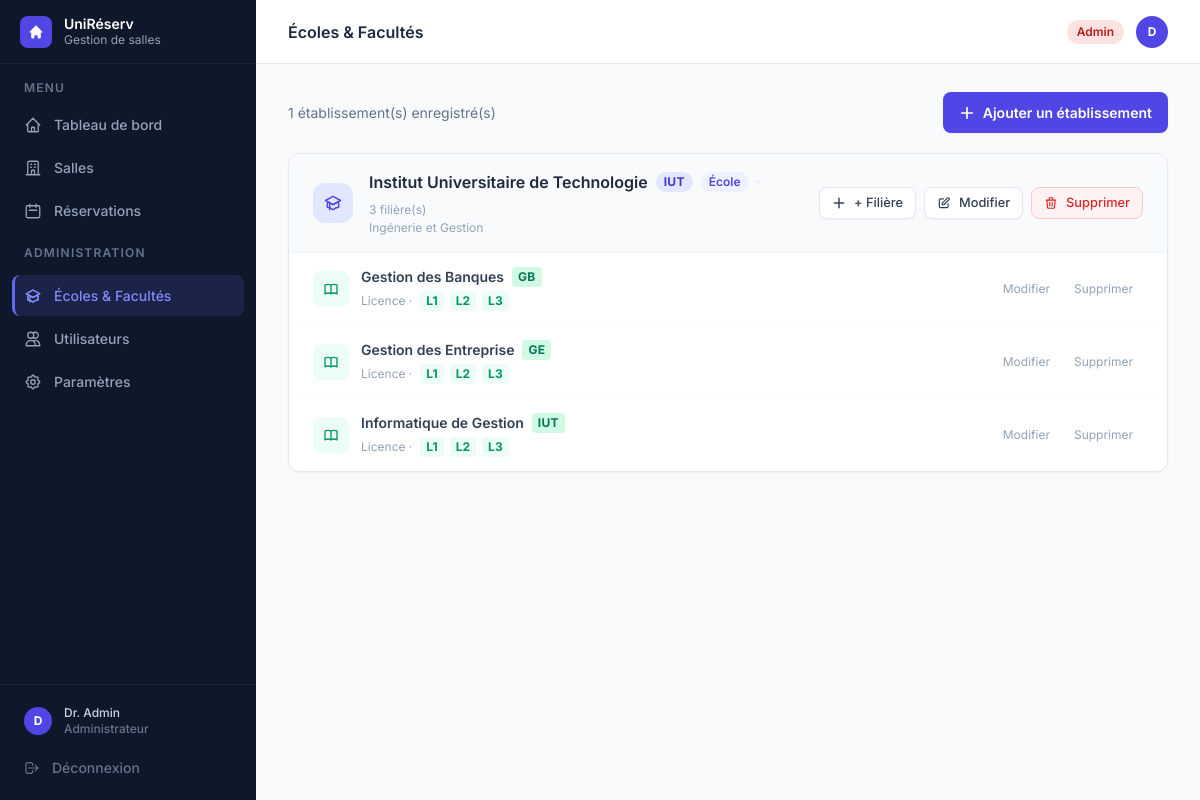
Before: /ecoles (signed in) with the older database file.
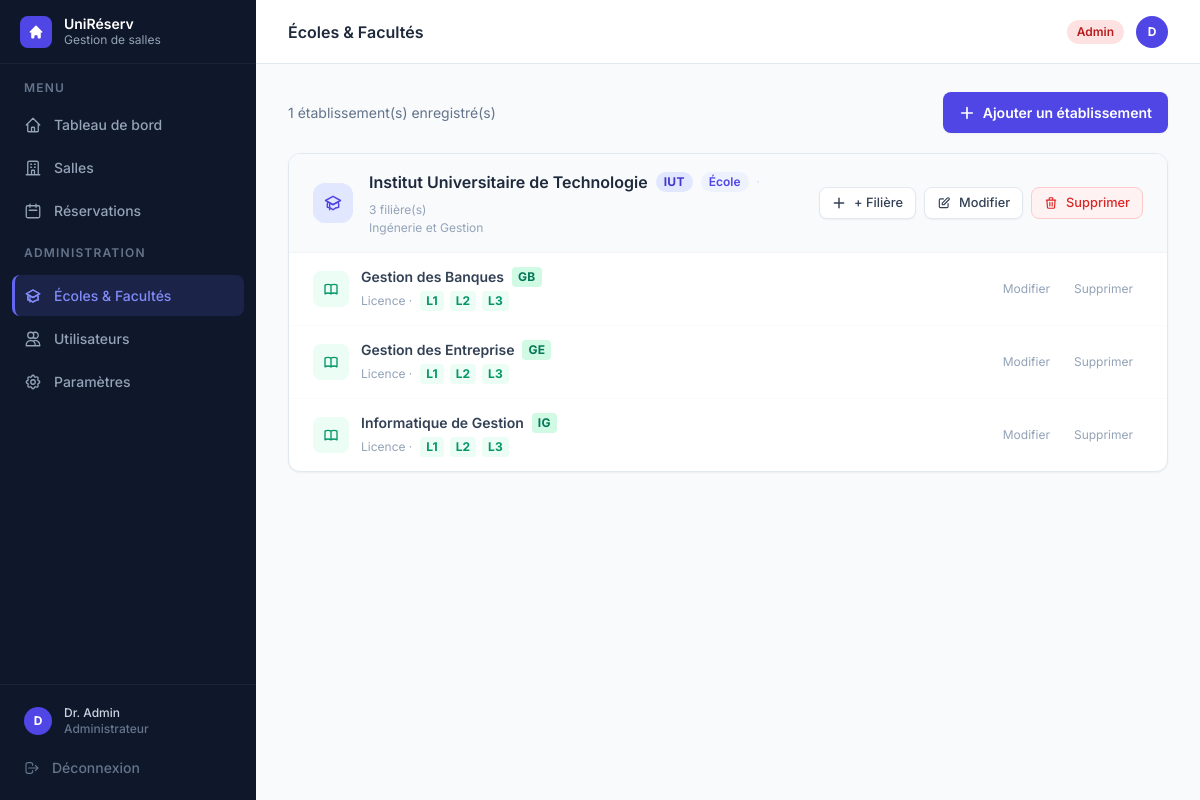
After: the same page with the newer database file.
### tables this page shows
CREATE TABLE ecoles (
            id          INTEGER PRIMARY KEY AUTOINCREMENT,
            nom         TEXT    NOT NULL UNIQUE,
            type        TEXT    NOT NULL DEFAULT 'ecole',
            description TEXT    NOT NULL DEFAULT ''
        , abreviation TEXT NOT NULL DEFAULT '');

CREATE TABLE unites_formation (
            id       INTEGER PRIMARY KEY AUTOINCREMENT,
            nom      TEXT    NOT NULL,
            niveau   TEXT    NOT NULL,
            ecole_id INTEGER NOT NULL, abreviation TEXT NOT NULL DEFAULT '',
            FOREIGN KEY (ecole_id) REFERENCES ecoles(id) ON DELETE CASCADE
        );

### app.py (the view)
@app.route("/ecoles")
@login_required
@admin_required
def ecoles():
    bd = get_bd()
    toutes_ecoles = bd.charger_toutes_ecoles()
    toutes_unites = bd.charger_toutes_unites()
    filieres_par_ecole = {}
    for e in toutes_ecoles:
        groupes = {}
        for u in toutes_unites:
            if u.ecole_id != e.id:
                continue
            if u.nom not in groupes:
                groupes[u.nom] = {"nom": u.nom, "abreviation": u.abreviation, "niveaux": []}
            groupes[u.nom]["niveaux"].append(u.niveau)
        for g in groupes.values():
            g["niveaux"].sort()
            g["cycle"] = "Licence" if g["niveaux"][0].startswith("L") else "Master"
        filieres_par_ecole[e.id] = sorted(groupes.values(), key=lambda f: f["nom"])
    return render_template("ecoles.html", active="ecoles",
                           ecoles=toutes_ecoles, filieres_par_ecole=filieres_par_ecole)

### templates/ecoles.html (shortened to what this page needs)
{% extends "base.html" %}
{% block heading %}Écoles & Facultés{% endblock %}
{% block content %}
<div class="space-y-5">
  <div class="flex items-center justify-between">
    <p class="text-slate-500 text-sm">{{ ecoles|length }} établissement(s) enregistré(s)</p>
    <a href="{{ url_for('ecoles_ajouter') }}" class="btn-primary">
      <svg class="w-4 h-4" fill="none" stroke="currentColor" stroke-width="2.5" viewBox="0 0 24 24">
        <path stroke-linecap="round" stroke-linejoin="round" d="M12 4v16m8-8H4"/>
      </svg>
      Ajouter un établissement
    </a>
  </div>
  {% if ecoles %}
  <div class="space-y-4">
    {% for e in ecoles %}
    {% set filieres = filieres_par_ecole.get(e.id, []) %}
    <div class="bg-white rounded-xl border border-slate-200 shadow-sm overflow-hidden">
      <div class="px-6 py-4 border-b border-slate-100 bg-slate-50 flex items-center justify-between gap-4">
        <div class="flex items-center gap-4 min-w-0">
          <div class="w-10 h-10 rounded-xl flex items-center justify-center shrink-0
            {% if e.type == 'faculte' %}bg-violet-100{% else %}bg-indigo-100{% endif %}">
            <svg style="width:20px;height:20px" fill="none" stroke="currentColor" stroke-width="1.75" viewBox="0 0 24 24"
              class="{% if e.type == 'faculte' %}text-violet-600{% else %}text-indigo-600{% endif %}">
              <path stroke-linecap="round" stroke-linejoin="round" d="M12 14l9-5-9-5-9 5 9 5z"/>
              <path stroke-linecap="round" stroke-linejoin="round" d="M12 14l6.16-3.422a12.083 12.083 0 01.665 6.479A11.952 11.952 0 0012 20.055a11.952 11.952 0 00-6.824-2.998 12.078 12.078 0 01.665-6.479L12 14zm-4 6v-7.5"/>
            </svg>
          </div>
          <div class="min-w-0">
            <div class="flex items-center gap-2 flex-wrap">
              <p class="font-semibold text-slate-800">{{ e.nom }}</p>
              {% if e.abreviation %}
                <span class="px-2 py-0.5 rounded-full text-xs font-bold tracking-wide
                  {% if e.type == 'faculte' %}bg-violet-100 text-violet-700{% else %}bg-indigo-100 text-indigo-700{% endif %}">
                  {{ e.abreviation }}
                </span>
              {% endif %}
              {% if e.type == 'faculte' %}
                <span class="px-2 py-0.5 rounded-full text-xs font-semibold bg-violet-50 text-violet-600">Faculté</span>
              {% else %}
                <span class="px-2 py-0.5 rounded-full text-xs font-semibold bg-indigo-50 text-indigo-600">École</span>
              {% endif %}
              <span class="text-slate-300 text-xs">·</span>
              <span class="text-slate-400 text-xs">{{ filieres|length }} filière(s)</span>
            </div>
            {% if e.description %}
            <p class="text-xs text-slate-400 mt-0.5 truncate">{{ e.description }}</p>
            {% endif %}
          </div>
        </div>
        <div class="flex items-center gap-2 shrink-0">
          <a href="{{ url_for('unites_ajouter', ecole_id=e.id) }}" class="btn-secondary" style="font-size:0.8rem;padding:0.35rem 0.75rem">
            <svg class="w-3.5 h-3.5" fill="none" stroke="currentColor" stroke-width="2.5" viewBox="0 0 24 24"><path stroke-linecap="round" stroke-linejoin="round" d="M12 4v16m8-8H4"/></svg>
            + Filière
          </a>
          <a href="{{ url_for('ecoles_modifier', ecole_id=e.id) }}" class="btn-secondary" style="font-size:0.8rem;padding:0.35rem 0.75rem">
            <svg class="w-3.5 h-3.5" fill="none" stroke="currentColor" stroke-width="2" viewBox="0 0 24 24"><path stroke-linecap="round" stroke-linejoin="round" d="M11 5H6a2 2 0 00-2 2v11a2 2 0 002 2h11a2 2 0 002-2v-5m-1.414-9.414a2 2 0 112.828 2.828L11.828 15H9v-2.828l8.586-8.586z"/></svg>
            Modifier
          </a>
          <form method="POST" action="{{ url_for('ecoles_supprimer', ecole_id=e.id) }}"
                onsubmit="return confirm('Supprimer « {{ e.nom }} » et toutes ses unités ?')">
            <button type="submit" class="btn-danger" style="font-size:0.8rem;padding:0.35rem 0.75rem">
              <svg class="w-3.5 h-3.5" fill="none" stroke="currentColor" stroke-width="2" viewBox="0 0 24 24"><path stroke-linecap="round" stroke-linejoin="round" d="M19 7l-.867 12.142A2 2 0 0116.138 21H7.862a2 2 0 01-1.995-1.858L5 7m5 4v6m4-6v6m1-10V4a1 1 0 00-1-1h-4a1 1 0 00-1 1v3M4 7h16"/></svg>
              Supprimer
            </button>
          </form>
        </div>
      </div>
      <div class="divide-y divide-slate-50">
        {% if filieres %}
          {% for f in filieres %}
          <div class="px-6 py-3.5 flex items-center justify-between gap-4">
            <div class="flex items-center gap-3 min-w-0">
              <div class="w-9 h-9 rounded-lg flex items-center justify-center shrink-0
                {% if f.cycle == 'Licence' %}bg-emerald-50{% else %}bg-amber-50{% endif %}">
                <svg style="width:16px;height:16px" fill="none" stroke="currentColor" stroke-width="2" viewBox="0 0 24 24"
                  class="{% if f.cycle == 'Licence' %}text-emerald-600{% else %}text-amber-600{% endif %}">
                  <path stroke-linecap="round" stroke-linejoin="round" d="M12 6.253v13m0-13C10.832 5.477 9.246 5 7.5 5S4.168 5.477 3 6.253v13C4.168 18.477 5.754 18 7.5 18s3.332.477 4.5 1.253m0-13C13.168 5.477 14.754 5 16.5 5c1.747 0 3.332.477 4.5 1.253v13C19.832 18.477 18.247 18 16.5 18c-1.746 0-3.332.477-4.5 1.253"/>
                </svg>
              </div>
              <div class="min-w-0">
                <div class="flex items-center gap-2 flex-wrap">
                  <p class="text-sm font-semibold text-slate-700">{{ f.nom }}</p>
                  {% if f.abreviation %}
                    <span class="px-1.5 py-0.5 rounded text-xs font-bold tracking-wide
                      {% if f.cycle == 'Licence' %}bg-emerald-100 text-emerald-700{% else %}bg-amber-100 text-amber-700{% endif %}">
                      {{ f.abreviation }}
                    </span>
                  {% endif %}
                </div>
                <div class="flex items-center gap-1.5 mt-1 flex-wrap">
                  <span class="text-xs text-slate-400 mr-0.5">{{ f.cycle }} ·</span>
                  {% for niv in f.niveaux %}
                    <span class="px-1.5 py-0.5 rounded text-xs font-bold
                      {% if niv.startswith('L') %}bg-emerald-50 text-emerald-600{% else %}bg-amber-50 text-amber-600{% endif %}">
                      {{ niv }}
                    </span>
                  {% endfor %}
                </div>
              </div>
            </div>
            <div class="flex items-center gap-1 shrink-0">
              <a href="{{ url_for('filieres_modifier', ecole_id=e.id, nom=f.nom) }}"
                 class="text-xs text-slate-400 hover:text-indigo-600 transition px-2.5 py-1.5 rounded-lg hover:bg-indigo-50">
                Modifier
              </a>
              <form method="POST" action="{{ url_for('filieres_supprimer', ecole_id=e.id) }}"
                    onsubmit="return confirm('Supprimer la filière « {{ f.nom }} » et tous ses niveaux ?')">
                <button type="submit"
                  class="text-xs text-slate-400 hover:text-red-600 transition px-2.5 py-1.5 rounded-lg hover:bg-red-50">
                  Supprimer
                </button>
              </form>
            </div>
          </div>
          {% endfor %}
        {% else %}
          <div class="px-6 py-6 flex items-center justify-between">
            <p class="text-sm text-slate-400 italic">Aucune filière pour l'instant.</p>
            <a href="{{ url_for('unites_ajouter', ecole_id=e.id) }}"
               class="text-sm text-indigo-600 hover:text-indigo-800 font-medium transition">+ Ajouter une filière</a>
          </div>
        {% endif %}
      </div>
    </div>
    {% endfor %}
  </div>
  {% endif %}
</div>
{% endblock %}

### templates/base.html (shortened to what this page needs)
<!DOCTYPE html>
<html lang="fr" class="h-full">
<head>
  <script src="https://cdn.tailwindcss.com"></script>
</head>
<body class="h-full bg-slate-50 flex" style="font-family:'Inter',sans-serif">
  <aside class="w-64 bg-slate-900 flex flex-col fixed inset-y-0 left-0 z-30" style="background:linear-gradient(180deg,#0f172a 0%,#0f172a 100%)">
    <div class="h-16 flex items-center gap-3 px-5 border-b border-white/5">
      <div class="w-8 h-8 rounded-lg bg-indigo-600 flex items-center justify-center shrink-0">
        <svg class="w-4 h-4 text-white" fill="currentColor" viewBox="0 0 20 20">
          <path d="M10.707 2.293a1 1 0 00-1.414 0l-7 7a1 1 0 001.414 1.414L4 10.414V17a1 1 0 001 1h2a1 1 0 001-1v-2a1 1 0 011-1h2a1 1 0 011 1v2a1 1 0 001 1h2a1 1 0 001-1v-6.586l.293.293a1 1 0 001.414-1.414l-7-7z"/>
        </svg>
      </div>
      <div>
        <p class="text-white font-semibold text-sm leading-tight">UniRéserv</p>
        <p class="text-slate-400 text-xs">Gestion de salles</p>
      </div>
    </div>
    <nav class="flex-1 px-3 py-4 space-y-0.5 overflow-y-auto">
      <p class="text-slate-500 text-xs font-semibold uppercase tracking-widest px-3 mb-2">Menu</p>
      <a href="{{ url_for('dashboard') }}" class="nav-item {% if active=='dashboard' %}nav-item-active{% else %}nav-item-inactive{% endif %}">
        Tableau de bord
      </a>
      <a href="{{ url_for('salles') }}" class="nav-item {% if active=='salles' %}nav-item-active{% else %}nav-item-inactive{% endif %}">
        <svg style="width:18px;height:18px" fill="none" stroke="currentColor" stroke-width="1.75" viewBox="0 0 24 24">
          <path stroke-linecap="round" stroke-linejoin="round" d="M19 21V5a2 2 0 00-2-2H7a2 2 0 00-2 2v16m14 0h2m-2 0h-5m-9 0H3m2 0h5M9 7h1m-1 4h1m4-4h1m-1 4h1m-5 10v-5a1 1 0 011-1h2a1 1 0 011 1v5m-4 0h4"/>
        </svg>
        Salles
      </a>
      <a href="{{ url_for('reservations') }}" class="nav-item {% if active=='reservations' %}nav-item-active{% else %}nav-item-inactive{% endif %}">
        <svg style="width:18px;height:18px" fill="none" stroke="currentColor" stroke-width="1.75" viewBox="0 0 24 24">
          <path stroke-linecap="round" stroke-linejoin="round" d="M8 7V3m8 4V3m-9 8h10M5 21h14a2 2 0 002-2V7a2 2 0 00-2-2H5a2 2 0 00-2 2v12a2 2 0 002 2z"/>
        </svg>
        Réservations
      </a>
      {% if session.user_role == 'admin' %}
      <div class="pt-3 pb-1">
        <p class="text-slate-500 text-xs font-semibold uppercase tracking-widest px-3 mb-2">Administration</p>
      </div>
      <a href="{{ url_for('ecoles') }}" class="nav-item {% if active=='ecoles' %}nav-item-active{% else %}nav-item-inactive{% endif %}">
        Écoles & Facultés
      </a>
      <a href="{{ url_for('utilisateurs') }}" class="nav-item {% if active=='utilisateurs' %}nav-item-active{% else %}nav-item-inactive{% endif %}">
        <svg style="width:18px;height:18px" fill="none" stroke="currentColor" stroke-width="1.75" viewBox="0 0 24 24">
          <path stroke-linecap="round" stroke-linejoin="round" d="M12 4.354a4 4 0 110 5.292M15 21H3v-1a6 6 0 0112 0v1zm0 0h6v-1a6 6 0 00-9-5.197M13 7a4 4 0 11-8 0 4 4 0 018 0z"/>
        </svg>
        Utilisateurs
      </a>
      <a href="{{ url_for('parametres') }}" class="nav-item {% if active=='parametres' %}nav-item-active{% else %}nav-item-inactive{% endif %}">
        Paramètres
      </a>
      {% endif %}
    </nav>
    <div class="border-t border-white/5 p-3 space-y-0.5">
      <a href="{{ url_for('profil') }}" class="nav-item {% if active=='profil' %}nav-item-active{% else %}nav-item-inactive{% endif %} !py-2">
        <div class="w-7 h-7 rounded-full bg-indigo-600 flex items-center justify-center text-white text-xs font-bold shrink-0">
          {{ session.user_nom[0].upper() if session.user_nom else '?' }}
        </div>
        <div class="flex-1 min-w-0">
          <p class="text-slate-300 text-xs font-medium truncate">{{ session.user_nom }}</p>
          <p class="text-slate-500 text-xs truncate">
            {% if session.user_role == 'admin' %}Administrateur
            {% elif session.user_role == 'responsable' %}Responsable
            {% elif session.user_role == 'enseignant' %}Enseignant
            {% else %}Étudiant{% endif %}
          </p>
        </div>
      </a>
      <a href="{{ url_for('logout') }}" class="nav-item nav-item-inactive !text-slate-500 hover:!text-red-400">
        <svg style="width:16px;height:16px" fill="none" stroke="currentColor" stroke-width="1.75" viewBox="0 0 24 24">
          <path stroke-linecap="round" stroke-linejoin="round" d="M17 16l4-4m0 0l-4-4m4 4H7m6 4v1a3 3 0 01-3 3H6a3 3 0 01-3-3V7a3 3 0 013-3h4a3 3 0 013 3v1"/>
        </svg>
        Déconnexion
      </a>
    </div>
  </aside>
  <div class="ml-64 flex-1 flex flex-col min-h-screen">
    <header class="h-16 bg-white border-b border-slate-200 flex items-center justify-between px-8 sticky top-0 z-20">
      <h1 class="text-slate-800 font-semibold text-base">{% block heading %}{% endblock %}</h1>
      <div class="flex items-center gap-3">
        {% set role = session.user_role %}
        {% if role == 'admin' %}
          <span class="px-2.5 py-1 rounded-full text-xs font-semibold bg-red-100 text-red-700">Admin</span>
        {% elif role == 'responsable' %}
          <span class="px-2.5 py-1 rounded-full text-xs font-semibold bg-amber-100 text-amber-700">Responsable</span>
        {% elif role == 'enseignant' %}
          <span class="px-2.5 py-1 rounded-full text-xs font-semibold bg-blue-100 text-blue-700">Enseignant</span>
        {% else %}
          <span class="px-2.5 py-1 rounded-full text-xs font-semibold bg-indigo-100 text-indigo-700">Étudiant</span>
        {% endif %}
        <a href="{{ url_for('profil') }}" class="w-8 h-8 rounded-full bg-indigo-600 flex items-center justify-center text-white text-xs font-bold hover:bg-indigo-700 transition">
          {{ session.user_nom[0].upper() if session.user_nom else '?' }}
        </a>
      </div>
    </header>
    <main class="flex-1 px-8 py-7">
      {% block content %}{% endblock %}
    </main>
  </div>
</body>
</html>

Changed rows visible on the page:
changed unites_formation "Informatique de Gestion": abreviation "IUT" → "IG"
